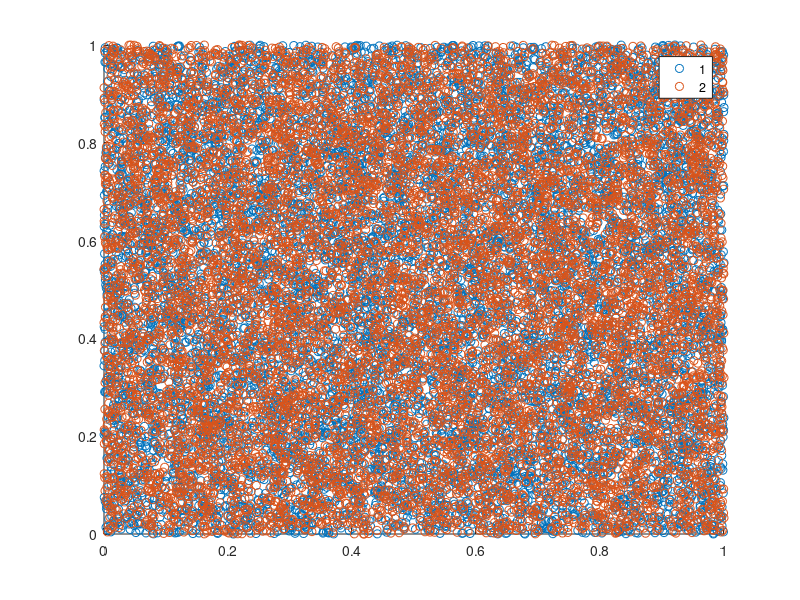

Write the MATLAB code that produced this figure. (Note: this script raises an error after producing the figure.)
% random data test

%% random data
N = 20000;
fea = rand(2, N);
gnd = ones(N, 1);
tmp = randsample(N, N/2);
gnd(tmp) = 2;
gscatter(fea(1,:)', fea(2,:)', gnd);

%% para
save_path = 'result/test/semi';
if ~exist(save_path, 'dir')
    mkdir(save_path);
end
record_path = fullfile(save_path, 'record_20150901-random');
if ~exist(record_path, 'dir')
    mkdir(record_path);
end

para.iter = 20;
para.type = 'equal';
para.K = 10;
para.p = 1;% label number of each class
para.s = 3; % anchor
para.cn = 10;
para.num_anchor = 1000;
save(fullfile(record_path, 'para.mat'), 'para');

%% load data
pca_data = fullfile(record_path, 'pca.mat');
if ~exist(pca_data, 'file')
    % default split
    nSmp = numel(gnd);
    split = false(nSmp, 1);
    split(1:nSmp/2) = true;
    % preprocess
    X_train = fea(:, split); Y_train = gnd(split);
    X_test = fea(:, ~split); Y_test = gnd(~split);
    % save
    save(pca_data, 'X_train', 'Y_train', 'X_test', 'Y_test');
else
    load(pca_data);
end

%% generate label
label_data = fullfile(record_path, 'label.mat');
if ~exist(label_data, 'file')
    label = generate_label(Y_train, para);
    save(label_data, 'label');
else
    load(label_data);
end

%% compute anchor graph
ag_data = fullfile(record_path, 'ag.mat');
if ~exist(ag_data, 'file')
    [~, anchor, kmeans_time] = k_means(X_train, para.num_anchor);
    [B, rL, ag_time] = flann_AnchorGraph(X_train, anchor, para.s, 1, para.cn);
    save(ag_data, 'B', 'rL', 'ag_time', 'kmeans_time', 'anchor');
else
    load(ag_data);
end

%% run E2
e2_data = fullfile(record_path, 'E2.mat');
if ~exist(e2_data, 'file')
    [E2, mmlp_gr_time] = knn_graph2(X_train, para.K + 1);
    save(e2_data, 'E2', 'mmlp_gr_time');
else
    load(e2_data);
end

%% compute laplacian graph
s_data = fullfile(record_path, 's.mat');
if ~exist(s_data, 'file')
    tic;S = constructS(X_train, para.K);s_time=toc;
    save(s_data, 'S', 's_time');
else
    load(s_data);
end

%% para
warning off all;

% GFHF
% load(fullfile(record_path, 'result_GFHF.mat'));
% best_s = result_GFHF{1}.best_s;
best_s = [];
gfhf_data_para_best = fullfile(record_path, 'result_GFHF_para_best.mat');
if ~exist(gfhf_data_para_best, 'file')
    result_GFHF_para_best = run_GFHF_para(Y_train, S, label, best_s);
    save(gfhf_data_para_best, 'result_GFHF_para_best');
else
    load(gfhf_data_para_best);
end

% LGC
% load(fullfile(record_path, 'result_LGC.mat'));
% best_s = result_LGC{1}.best_s;
best_s = [];
lgc_data_para_best = fullfile(record_path, 'result_LGC_para_best.mat');
if ~exist(lgc_data_para_best, 'file')
    result_LGC_para_best = run_LGC_para(Y_train, S, label, best_s);
    save(lgc_data_para_best, 'result_LGC_para_best');
else
    load(lgc_data_para_best);
end

% PVM
%load(fullfile(record_path, 'result_PVM.mat'));
%best_s = result_PVM{1}.best_para(1); best_C1 = result_PVM{1}.best_para(2);
% best_s = []; best_C1 = [];
% pvm_data_para_best = fullfile(record_path, 'result_PVM_para_best.mat');
% if ~exist(pvm_data_para_best, 'file')
%     result_PVM_para_best = run_PVM_para(X_train, Y_train, anchor, label, ...
%         best_s, best_C1);
%     save(pvm_data_para_best, 'result_PVM_para_best');
% else
%     load(pvm_data_para_best);
% end

% run AGR
% load(fullfile(record_path, 'result_AGR.mat'));
% best_gamma = result_AGR{1}.best_para;
best_gamma = [];
agr_data_para_best = fullfile(record_path, 'result_AGR_para_best.mat');
if ~exist(agr_data_para_best, 'file')
    result_AGR_para_best = run_AGR_para(Y_train, B, rL, label, best_gamma);
    save(agr_data_para_best, 'result_AGR_para_best');
else
    load(agr_data_para_best);
end

% MMLP
% load(fullfile(record_path, 'result_MMLP2.mat'));
load(fullfile(record_path, 'E2.mat'));
mmlp2_data_para = fullfile(record_path, 'result_MMLP2_para.mat');
if ~exist(mmlp2_data_para, 'file')
    result_MMLP2_para = run_MMLP_para(X_train, Y_train, E2, label);
    save(mmlp2_data_para, 'result_MMLP2_para');
else
    load(mmlp2_data_para);
end

% MTC
best_s = [];
mtc_data_para = fullfile(record_path, 'result_MTC_para.mat');
if ~exist(mtc_data_para, 'file')
    result_MTC_para = run_MTC_para(Y_train, S, label, best_s);
    save(mtc_data_para, 'result_MTC_para');
else
    load(mtc_data_para);
end

% NN
nn_data_para = fullfile(record_path, 'result_NN_para.mat');
if ~exist(nn_data_para, 'file')
    result_NN_para = run_NN_para(X_train, Y_train, X_test, Y_test, label);
    save(nn_data_para, 'result_NN_para');
else
    load(nn_data_para);
end

% LapRLS
best_s = []; best_gammaA = []; best_gammaI = [];
laprls_data2_para_best = fullfile(record_path, 'result_LapRLS2_para_best.mat');
if ~exist(laprls_data2_para_best, 'file')
    result_LapRLS2_para_best = run_LapRLS2_para(X_train, Y_train, X_test, Y_test, S, label, ...
        best_s, best_gammaA, best_gammaI);
    save(laprls_data2_para_best, 'result_LapRLS2_para_best');
else
    load(laprls_data2_para_best);
end

% run fast FME
% load(fullfile(record_path, 'result_fastFME1_1e9.mat'));
% best_mu = [result_fastFME1_1e9{1}.best_train_para(1); result_fastFME1_1e9{1}.best_test_para(1)]; 
% best_gamma = [result_fastFME1_1e9{1}.best_train_para(2); result_fastFME1_1e9{1}.best_test_para(2)];
best_mu = []; best_gamma = [];
ffme_data_1_1e9_para_best = fullfile(record_path, 'result_fastFME1_1e9_para_best.mat');
if ~exist(ffme_data_1_1e9_para_best, 'file')
    result_fastFME1_1e9_para_best = run_fastFME_semi_para(X_train, Y_train, X_test, Y_test, B, label, ...
        1e9, best_mu, best_gamma);
    save(ffme_data_1_1e9_para_best, 'result_fastFME1_1e9_para_best');
else
    load(ffme_data_1_1e9_para_best);
end

% ttest
% Unlabel ttest 1=GFHF, 2=LGC, 3=PVM, 4=AGR, 5=MMLP, 6=1NN, 7=LapRLS, 8=fastFME
X_GFHF = result_GFHF_para_best{1}.accuracy(result_GFHF_para_best{1}.best_id, :);
X_LGC = result_LGC_para_best{1}.accuracy(result_LGC_para_best{1}.best_id, :);
%X_PVM = result_PVM_para_best{1}.accuracy(result_PVM_para_best{1}.best_id(1), ...
%    result_PVM_para_best{1}.best_id(2), :); X_PVM = squeeze(X_PVM)';
X_AGR = result_AGR_para_best{1}.accuracy(result_AGR_para_best{1}.best_id, :);
X_MMLP = result_MMLP2_para{1}.accuracy';
X_MTC = result_MTC_para{1}.accuracy(result_MTC_para{1}.best_id, :);
X_NN_u = result_NN_para{1}.accuracy(:,1)';
X_LapRLS_u = result_LapRLS2_para_best{1}.accuracy(...
    result_LapRLS2_para_best{1}.best_train_para_id(1), ...
    result_LapRLS2_para_best{1}.best_train_para_id(2), ...
    result_LapRLS2_para_best{1}.best_train_para_id(3), :, 1);
X_LapRLS_u = squeeze(X_LapRLS_u)';
X_fastFME_u = result_fastFME1_1e9_para_best{1}.accuracy(...
    result_fastFME1_1e9_para_best{1}.best_train_para_id(1), ...
    result_fastFME1_1e9_para_best{1}.best_train_para_id(2), :, 1);
X_fastFME_u = squeeze(X_fastFME_u)';
X_unlabel = {X_GFHF; X_LGC; ...%X_PVM;
    X_AGR; X_MMLP; X_MTC; X_NN_u; X_LapRLS_u; X_fastFME_u};
unlabel_ttest = zeros(numel(X_unlabel), numel(X_unlabel), 2);
for i = 1 : numel(X_unlabel)
    for j = 1 : numel(X_unlabel)
        [unlabel_ttest(i, j, 1), unlabel_ttest(i, j, 2)] = ...
            ttest_my(X_unlabel{i}, X_unlabel{j}, 1, 0.05, 1);
    end
end
% Test ttest 1=1NN, 2=LapRLS, 3=fastFME
X_NN_t = result_NN_para{1}.accuracy(:,2)';
X_LapRLS_t = result_LapRLS2_para_best{1}.accuracy(...
    result_LapRLS2_para_best{1}.best_test_para_id(1), ...
    result_LapRLS2_para_best{1}.best_test_para_id(2), ...
    result_LapRLS2_para_best{1}.best_test_para_id(3), :, 2);
X_LapRLS_t = squeeze(X_LapRLS_t)';
X_fastFME_t = result_fastFME1_1e9_para_best{1}.accuracy(...
    result_fastFME1_1e9_para_best{1}.best_test_para_id(1), ...
    result_fastFME1_1e9_para_best{1}.best_test_para_id(2), :, 2);
X_fastFME_t = squeeze(X_fastFME_t)';
X_test = {X_NN_t; X_LapRLS_t; X_fastFME_t};
test_ttest = zeros(numel(X_test), numel(X_test), 2);
for i = 1 : numel(X_test)
    for j = 1 : numel(X_test)
        [test_ttest(i, j, 1), test_ttest(i, j, 2)] = ...
            ttest_my(X_test{i}, X_test{j}, 1, 0.05, 1);
    end
end
% save
save(fullfile(record_path, 'ttest.mat'), 'unlabel_ttest', 'test_ttest');

% display
celldisp(result_GFHF_para_best);
celldisp(result_LGC_para_best);
% celldisp(result_PVM_para_best);
celldisp(result_AGR_para_best);
celldisp(result_MMLP2_para);
celldisp(result_MTC_para);
celldisp(result_NN_para);
celldisp(result_LapRLS2_para_best);
celldisp(result_fastFME1_1e9_para_best);
unlabel_ttest
test_ttest